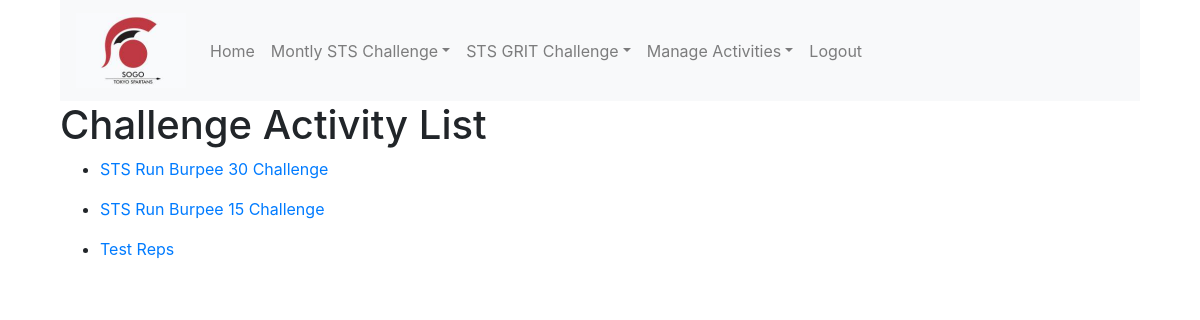
Before: /sogo_app/activity_list/ (signed in) with the older database file.
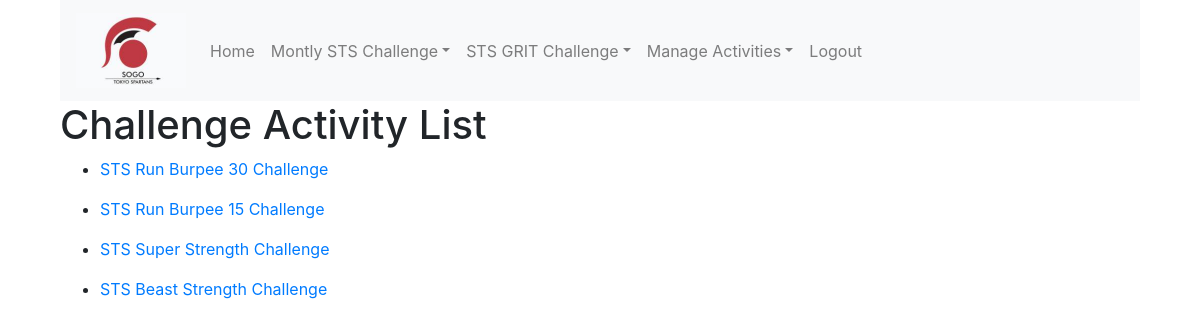
After: the same page with the newer database file.
### sogo_app/models.py (models this page shows)
class Activities(models.Model):
    TARGET_TYPES = (('T', 'Time'),
                    ('R', 'Sets & Reps'))
    name = models.CharField(max_length=100, unique=True)
    target_type = models.CharField(max_length=1, choices=TARGET_TYPES)
    track = models.BooleanField()
    def __str__(self):
        return self.name

### sogo_app/views.py (the view)
class ActivityListView(LoginRequiredMixin, ListView):
    login_url = '/sogo_app/login'
    model = Activities

### sogo_app/templates/sogo_app/activities_list.html (shortened to what this page needs)
{%extends "base.html"%}
{%load staticfiles%}
{%load bootstrap%}
{%block body_block%}
<h1>Challenge Activity List</h1>
  {%for activity in object_list%}
  <ul>
    <li> <a href="/sogo_app/update_activity/{{activity.pk}}/">{{activity}}</a></li>
  </ul>
{%endfor%}
{%endblock%}

Changed rows visible on the page:
added Activities: name "STS Super Strength Challenge"
changed Activities: name "Test Reps" → "STS Beast Strength Challenge"
